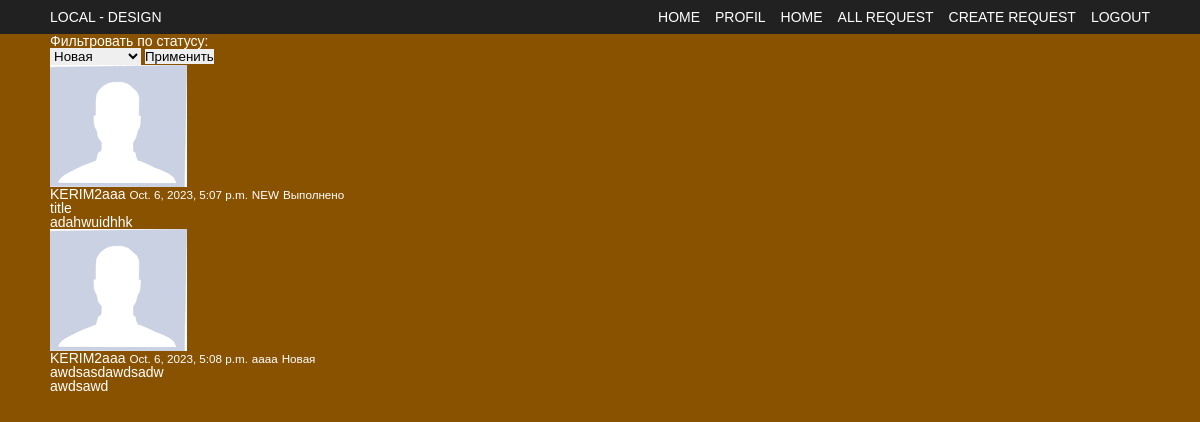
The page /request/ (signed in) on the database its author committed.
### core/models.py (models this page shows, shortened)
class CatalogRequest(models.Model):
    STATUS_CHOICES = [
        ('new', 'Новая'),
        ('in_progress', 'Принято в работу'),
        ('completed', 'Выполнено'),
    ]
    title = models.CharField(max_length=100)
    content = models.TextField()
    created_at = models.DateTimeField(auto_now_add=True)
    updated_at = models.DateTimeField(auto_now=True)
    user = models.ForeignKey(User, on_delete=models.CASCADE)
    image = models.ImageField(upload_to='images')
    category = models.ForeignKey(Category, on_delete=models.CASCADE)
    status = models.CharField(max_length=20, choices=STATUS_CHOICES, default='new')
    comment = models.TextField(null=True, blank=True)
    image_after = models.ImageField(upload_to='images', null=True, blank=True)

class Profile(models.Model):
    user = models.OneToOneField(User, on_delete=models.CASCADE)
    image = models.ImageField(default='default.jpg', upload_to='profile_pics')

class Category(models.Model):
    title = models.CharField(max_length=100)
    def __str__(self):
        return self.title

### core/views.py (the view, shortened to what this page needs)
# urls.py: path('request/', catalog_request_list, name='catalog_request_list'),
@login_required
def catalog_request_list(request, username=None):
    status = request.GET.get("status")
    user = get_object_or_404(User, username=request.user.username)
    if user.is_superuser:
        catalog_requests = CatalogRequest.objects.all()
        context = {'catalog_requests': catalog_requests}
        if status:
            catalog_requests = CatalogRequest.objects.filter(
                status=status).order_by("created_at")
            context = {'catalog_requests': catalog_requests, "status": status}
        if username:
            user = get_object_or_404(User, username=username)
            catalog_requests = CatalogRequest.objects.filter(user=user)
            context = {'catalog_requests': catalog_requests, "status": status}
        return render(request, 'catalog/user_catalog_requests.html', context)
    else:
        catalog_requests = CatalogRequest.objects.filter(user=user)
        len_catalog_request = CatalogRequest.objects.filter(user=user).count()
        context = {'catalog_requests': catalog_requests}
        if status:
            catalog_requests = catalog_requests = CatalogRequest.objects.filter(
                user=user, status=status).order_by("created_at")
            context = {'catalog-requests': catalog_requests, "status": status}
        return render(request, 'catalog/user_catalog_requests.html', context)

### core/templates/catalog/user_catalog_requests.html (shortened to what this page needs)
{% extends 'base.html' %}
{% block content %}
{% if page != 'index' %}
<div class="container">
    <div class="form-group">
        <form method="GET">
            <label for="exampleFormControlSelect1">Фильтровать по статусу:</label>
            <div class="d-flex">
                <select name="status" class="form-control" id="exampleFormControlSelect1">
                    <option {% if status == "new" %} selected {% endif %} name="new" value="new">Новая</option>
                </select>
                <button type="submit" class="btn btn-primary ml-3">Применить</button>
            </div>
        </form>
    </div>
</div>
{% endif %}
{% for catalog_request in catalog_requests %}
<div class="container">
    <article class="media content-section">
        <img class="rounded-circle article-img" src="{{ catalog_request.user.profile.image.url }}" />
        <div class="media-body">
            <div class="article-metadata">
                {% if user.is_superuser %}
                <a class="mr-2" href="{% url 'catalog_request_list' %}">{{ catalog_request.user.username }}</a>
                {% else %}
                <a class="mr-2" href="{% url 'catalog_request_list'  %}">{{ catalog_request.user.username }}</a>
                {% endif %}
                <small class="text-muted">{{ catalog_request.created_at }}</small>
                <small class="text-muted">{{ catalog_request.category }}</small>
                <small class="text-muted">
                    {% if catalog_request.status == 'new' %} Новая {% endif %}
                    {% if catalog_request.status == 'completed' %} Выполнено {% endif %}
                </small>
            </div>
            <h2>
                <a class="article-title" href="{% url 'catalog_request_detail' catalog_request.id %}">{{ catalog_request.title}}</a>
            </h2>
            <p class="article-content">{{ catalog_request.content }}</p>
        </div>
    </article>
</div>
{% endfor %}
{% endblock %}

### core/templates/base.html (shortened to what this page needs)
{% load static %}
<!DOCTYPE html>
<html lang="en">
<head>
    <link rel="stylesheet" href="{% static 'main.css' %}">
</head>
<body>
    <header>
        <div class="container">
            <nav class="header__menu">
                <a href="{% url 'catalog_request_list' %}?sort=date&filter=completed" class="header__logo">LOCAL - DESIGN</a>
                <ul class="header__menu-links">
                    {% if user.is_authenticated %}
                    <a href="{% url 'catalog_request_list' %}?sort=date&filter=completed" class="menu__items">HOME</a>
                    <a href="{% url 'profil' %}" class="menu__items">PROFIL</a>
                    {% if user.is_superuser %}
                    <a href="{% url 'catalog_request_list' %}" class="">ALL REQUEST</a>
                    <a href="{% url 'category-list' %}" class="">ALL CATEGORIES</a>
                    <a href="{% url 'category-create' %}" class="">CREATE CATEGORY</a>
                    {% else %}
                    <a href="{% url 'catalog_request_list' %}?sort=date&filter=completed" class="">HOME</a>
                    <a href="{% url 'catalog_request_list' %}" class="">ALL REQUEST</a>
                    <a href="{% url 'catalog_request_create' %}" class="">CREATE REQUEST</a>
                    {% endif %}
                    <a class="nav-item nav-link" href="{% url 'logout' %}">LOGOUT</a>
                    {% else %}
                    <a href="{% url 'login' %}">LOGIN</a>
                    <a href="{% url 'register' %}">REGISTER</a>
                    {% endif %}
                </ul>
            </nav>
        </div>
    </header>
    {% block content %}
    {% endblock %}
</body>
</html>

### core/static/main.css (style rules this page uses)
* { padding: 0;margin: 0;border: 0; }
*,*:before,*:after { -moz-box-sizing: border-box;-webkit-box-sizing: border-box;box-sizing: border-box; }
nav,footer,header,aside { display: block; }
html,body { height:100%;width:100%;font-size:100%;line-height:1;font-size:14px;-ms-text-size-adjust:100%;-moz-text-size-adjust:100%;-webkit-text-size-adjust:100%; }
input,button,textarea { font-family:inherit; }
button { cursor: pointer; }
a,a:visited { text-decoration: none; }
img { vertical-align: top; }
h1,h2,h3,h4,h5,h6 { font-size:inherit;font-weight: inherit; }
body { background: #885200; font-size: 14px; color: #fff; font-family: Arial, Helvetica, sans-serif; }
a { color: #fff; }
.container { max-width: 1870px; padding: 0 50px; margin: 0 auto; }
header { background: #212121; }
.header__menu { display: flex; align-items: center; justify-content: space-between; padding: 10px 0; }
.header__menu-links { display: flex; align-items: center; justify-content: space-between; gap: 15px; }

### rows shown on the page
CatalogRequest: user.profile.image (placeholder picture), user.username "KERIM2aaa", created_at "Oct. 6, 2023, 5:07 p.m.", category "NEW", status "Выполнено", title "title", content "adahwuidhhk"
CatalogRequest: user.profile.image (placeholder picture), user.username "KERIM2aaa", created_at "Oct. 6, 2023, 5:08 p.m.", category "aaaa", status "Новая", title "awdsasdawdsadw", content "awdsawd"
